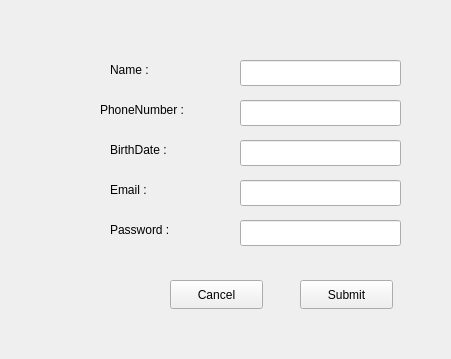
<?xml version="1.0" encoding="UTF-8"?>
<ui version="4.0">
 <class>siginup</class>
 <widget class="QWidget" name="siginup">
  <property name="geometry">
   <rect>
    <x>0</x>
    <y>0</y>
    <width>451</width>
    <height>359</height>
   </rect>
  </property>
  <property name="windowTitle">
   <string>Form</string>
  </property>
  <widget class="QLabel" name="label">
   <property name="geometry">
    <rect>
     <x>110</x>
     <y>60</y>
     <width>63</width>
     <height>20</height>
    </rect>
   </property>
   <property name="text">
    <string>Name :</string>
   </property>
  </widget>
  <widget class="QLabel" name="label_2">
   <property name="geometry">
    <rect>
     <x>100</x>
     <y>100</y>
     <width>111</width>
     <height>20</height>
    </rect>
   </property>
   <property name="text">
    <string>PhoneNumber :</string>
   </property>
  </widget>
  <widget class="QLabel" name="label_3">
   <property name="geometry">
    <rect>
     <x>110</x>
     <y>140</y>
     <width>81</width>
     <height>20</height>
    </rect>
   </property>
   <property name="text">
    <string>BirthDate :</string>
   </property>
  </widget>
  <widget class="QLabel" name="label_4">
   <property name="geometry">
    <rect>
     <x>110</x>
     <y>180</y>
     <width>63</width>
     <height>20</height>
    </rect>
   </property>
   <property name="text">
    <string>Email :</string>
   </property>
  </widget>
  <widget class="QLabel" name="label_5">
   <property name="geometry">
    <rect>
     <x>110</x>
     <y>220</y>
     <width>81</width>
     <height>20</height>
    </rect>
   </property>
   <property name="text">
    <string>Password :</string>
   </property>
  </widget>
  <widget class="QLineEdit" name="lineEdit">
   <property name="geometry">
    <rect>
     <x>240</x>
     <y>60</y>
     <width>161</width>
     <height>26</height>
    </rect>
   </property>
  </widget>
  <widget class="QLineEdit" name="lineEdit_2">
   <property name="geometry">
    <rect>
     <x>240</x>
     <y>100</y>
     <width>161</width>
     <height>26</height>
    </rect>
   </property>
  </widget>
  <widget class="QLineEdit" name="lineEdit_3">
   <property name="geometry">
    <rect>
     <x>240</x>
     <y>140</y>
     <width>161</width>
     <height>26</height>
    </rect>
   </property>
  </widget>
  <widget class="QLineEdit" name="lineEdit_4">
   <property name="geometry">
    <rect>
     <x>240</x>
     <y>180</y>
     <width>161</width>
     <height>26</height>
    </rect>
   </property>
  </widget>
  <widget class="QLineEdit" name="lineEdit_5">
   <property name="geometry">
    <rect>
     <x>240</x>
     <y>220</y>
     <width>161</width>
     <height>26</height>
    </rect>
   </property>
  </widget>
  <widget class="QPushButton" name="pushButton">
   <property name="geometry">
    <rect>
     <x>300</x>
     <y>280</y>
     <width>93</width>
     <height>29</height>
    </rect>
   </property>
   <property name="text">
    <string>Submit</string>
   </property>
  </widget>
  <widget class="QPushButton" name="pushButton_2">
   <property name="geometry">
    <rect>
     <x>170</x>
     <y>280</y>
     <width>93</width>
     <height>29</height>
    </rect>
   </property>
   <property name="text">
    <string>Cancel</string>
   </property>
  </widget>
 </widget>
 <resources/>
 <connections/>
</ui>
